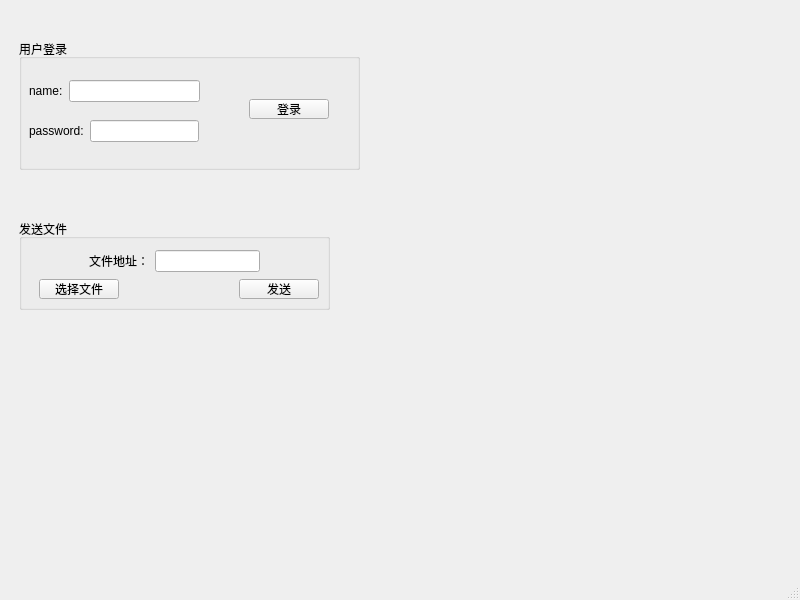
<?xml version="1.0" encoding="UTF-8"?>
<ui version="4.0">
 <class>HttpClient</class>
 <widget class="QMainWindow" name="HttpClient">
  <property name="geometry">
   <rect>
    <x>0</x>
    <y>0</y>
    <width>800</width>
    <height>600</height>
   </rect>
  </property>
  <property name="windowTitle">
   <string>HttpClient</string>
  </property>
  <widget class="QWidget" name="centralwidget">
   <layout class="QVBoxLayout" name="verticalLayout">
    <item>
     <widget class="QWidget" name="widget" native="true">
      <widget class="QGroupBox" name="groupBox_login">
       <property name="geometry">
        <rect>
         <x>10</x>
         <y>30</y>
         <width>341</width>
         <height>131</height>
        </rect>
       </property>
       <property name="title">
        <string>用户登录</string>
       </property>
       <widget class="QPushButton" name="pushButton_login">
        <property name="geometry">
         <rect>
          <x>230</x>
          <y>60</y>
          <width>80</width>
          <height>20</height>
         </rect>
        </property>
        <property name="text">
         <string>登录</string>
        </property>
       </widget>
       <widget class="QWidget" name="layoutWidget">
        <property name="geometry">
         <rect>
          <x>10</x>
          <y>80</y>
          <width>170</width>
          <height>24</height>
         </rect>
        </property>
        <layout class="QHBoxLayout" name="horizontalLayout_2">
         <item>
          <widget class="QLabel" name="label_2">
           <property name="text">
            <string>password:</string>
           </property>
          </widget>
         </item>
         <item>
          <widget class="QLineEdit" name="lineEdit_password"/>
         </item>
        </layout>
       </widget>
       <widget class="QWidget" name="layoutWidget">
        <property name="geometry">
         <rect>
          <x>10</x>
          <y>40</y>
          <width>171</width>
          <height>24</height>
         </rect>
        </property>
        <layout class="QHBoxLayout" name="horizontalLayout">
         <item>
          <widget class="QLabel" name="label">
           <property name="text">
            <string>name:</string>
           </property>
          </widget>
         </item>
         <item>
          <widget class="QLineEdit" name="lineEdit_name"/>
         </item>
        </layout>
       </widget>
      </widget>
      <widget class="QWidget" name="widget_2" native="true">
       <property name="geometry">
        <rect>
         <x>0</x>
         <y>200</y>
         <width>341</width>
         <height>121</height>
        </rect>
       </property>
       <widget class="QGroupBox" name="groupBox">
        <property name="geometry">
         <rect>
          <x>10</x>
          <y>10</y>
          <width>311</width>
          <height>91</height>
         </rect>
        </property>
        <property name="title">
         <string>发送文件</string>
        </property>
        <widget class="QWidget" name="layoutWidget">
         <property name="geometry">
          <rect>
           <x>70</x>
           <y>30</y>
           <width>171</width>
           <height>24</height>
          </rect>
         </property>
         <layout class="QHBoxLayout" name="horizontalLayout_3">
          <item>
           <widget class="QLabel" name="label_3">
            <property name="text">
             <string>文件地址：</string>
            </property>
           </widget>
          </item>
          <item>
           <widget class="QLineEdit" name="lineEdit_address"/>
          </item>
         </layout>
        </widget>
        <widget class="QPushButton" name="pushButton_send">
         <property name="geometry">
          <rect>
           <x>220</x>
           <y>60</y>
           <width>80</width>
           <height>20</height>
          </rect>
         </property>
         <property name="text">
          <string>发送</string>
         </property>
        </widget>
        <widget class="QPushButton" name="pushButton_address">
         <property name="geometry">
          <rect>
           <x>20</x>
           <y>60</y>
           <width>80</width>
           <height>20</height>
          </rect>
         </property>
         <property name="text">
          <string>选择文件</string>
         </property>
        </widget>
       </widget>
      </widget>
     </widget>
    </item>
   </layout>
  </widget>
  <widget class="QMenuBar" name="menubar">
   <property name="geometry">
    <rect>
     <x>0</x>
     <y>0</y>
     <width>800</width>
     <height>22</height>
    </rect>
   </property>
  </widget>
  <widget class="QStatusBar" name="statusbar"/>
 </widget>
 <resources/>
 <connections/>
</ui>
